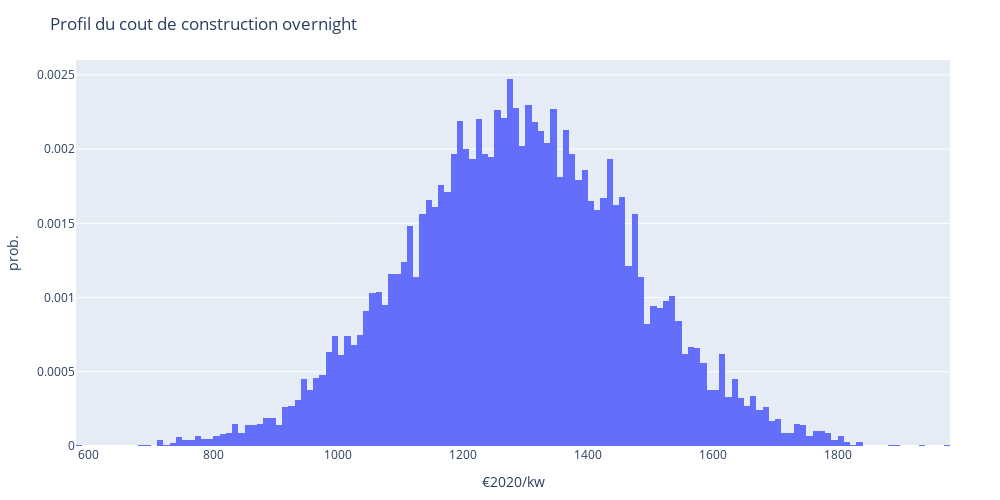

This figure's notebook cell:
### Code cell
fig = go.Figure()

fig.add_trace(go.Histogram(x=cost_construction_occ/(power_electric*1e-3),name="OCC",histnorm='probability density'))

fig.update_layout(title="Profil du cout de construction overnight",
                  xaxis_title="€2020/kw",
                  yaxis_title="prob.",
                  width=1000,
                  height=500,
                  margin=dict(l=50,r=50,b=30,t=60),
                  legend=dict(y=0.85,x=0.75)
                 )

### Figure 1 — Plotly figure (JSON) as saved in the notebook; plotly's stock layout.template omitted (floating-point values rounded to 4 significant figures; data arrays with more than 128 entries replaced by an {"elided": "..."} marker saying what was removed)
{"data": [{"histnorm": "probability density", "name": "OCC", "type": "histogram", "x": {"elided": "10000 float values"}}], "layout": {"height": 500, "legend": {"x": 0.75, "y": 0.85}, "margin": {"b": 30, "l": 50, "r": 50, "t": 60}, "title": {"text": "Profil du cout de construction overnight"}, "width": 1000, "xaxis": {"autorange": true, "range": [580, 1980], "title": {"text": "€2020/kw"}, "type": "linear"}, "yaxis": {"autorange": true, "range": [0, 0.0026], "title": {"text": "prob."}}}}
